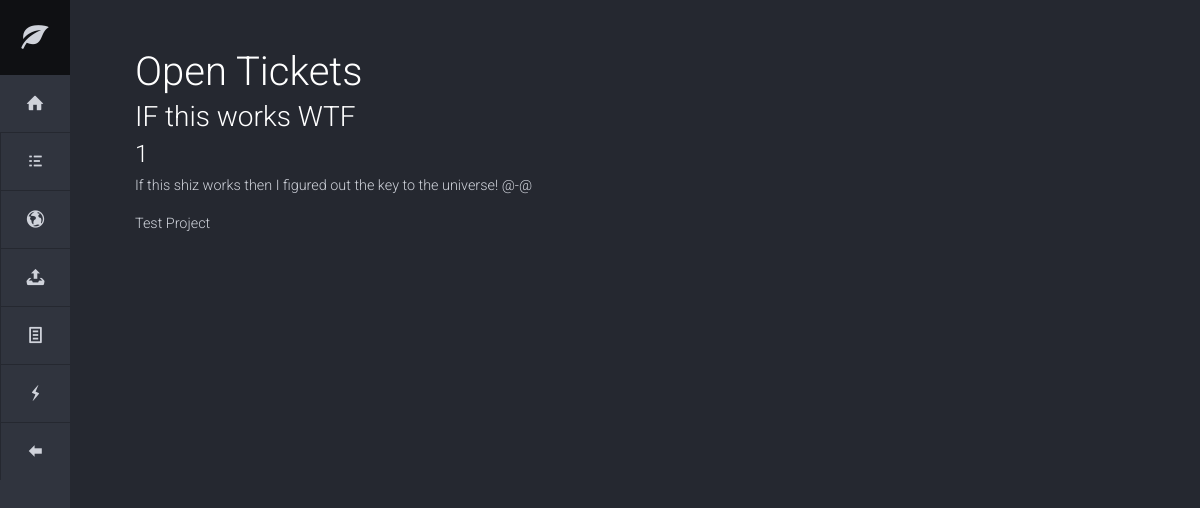
/projects/tickets/, run on an earlier commit of the app's database.
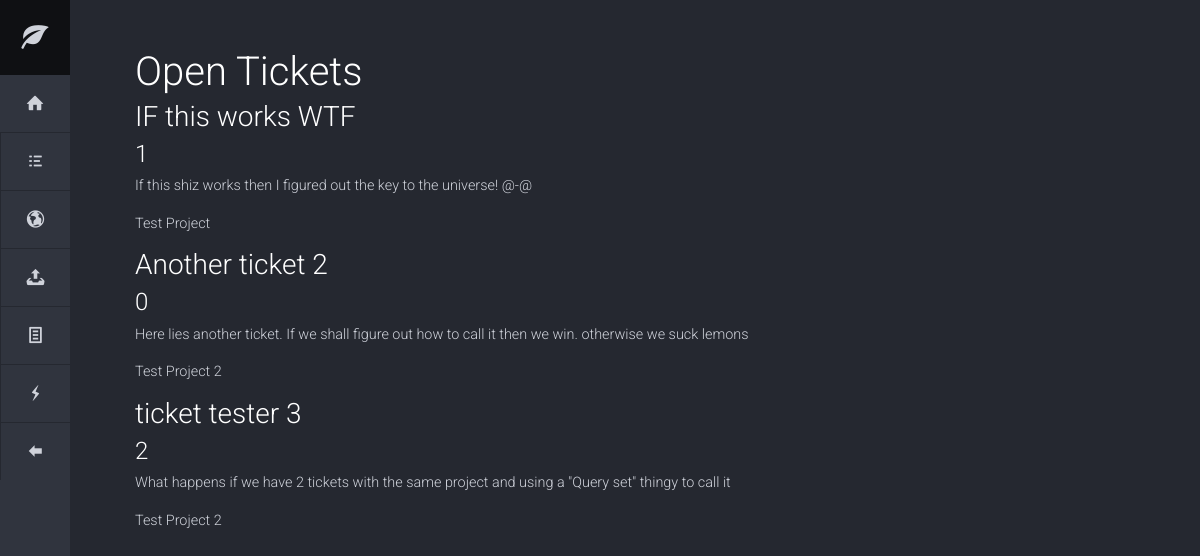
And on a later commit of the database.
### projects/models.py (models this page shows, shortened)
class Ticket(models.Model):
    title = models.CharField(max_length=20)
    class DifficultyLevel(models.IntegerChoices):
        EASY = 0, ('Easy')
        NORMAL = 1, ('Normal')
        HARD = 2, ('HARD')
    class StatusLevel(models.IntegerChoices):
        NOTSTARTED = 0, ('Not Started')
        PROGRESS = 1, ('In Progress')
        COMPLETED = 2, ('Completed')
    author = models.ForeignKey(
        get_user_model(),
        on_delete=models.CASCADE
    )
    dateCreated = models.DateTimeField(default=timezone.now)
    dateResolved = models.DateField(null=True, blank=True)
    difficulty = models.IntegerField(default=DifficultyLevel.EASY, choices=DifficultyLevel.choices)
    status = models.IntegerField(default=StatusLevel.NOTSTARTED, choices=StatusLevel.choices)
    project = models.ForeignKey(Project, on_delete=models.CASCADE)
    commentary = models.TextField(max_length=256)

class Project(models.Model):
    title = models.CharField(max_length=20)
    description = models.TextField(max_length=256)
    def __str__(self):
        return self.title

### projects/views.py (the view)
# urls.py: path('tickets/', TicketListView.as_view(), name='ticket_list'),
class TicketListView(ListView):
    template_name = 'tickets/ticket-list.html'
    model = Ticket

### templates/tickets/ticket-list.html (shortened to what this page needs)
{% extends 'icon-nav.html' %}
{% block content %}
    <h1>Open Tickets</h1>
    {% for ticket in ticket_list %}
        <h3>{{ ticket.title }}</h3>
        <h4>{{ ticket.status }}</h4>
        <p>{{ ticket.commentary }}</p>
        <p>{{ticket.project}}</p>
    {% endfor %}
{% endblock content %}

What changed in the data, as far as the page shows it:
added Ticket: title "Another ticket 2", status "0", commentary "Here lies another ticket. If we shall figure out how to call it then we win. otherwise we suck lemons", project "Test Project 2"
added Ticket: title "ticket tester 3", status "2", commentary "What happens if we have 2 tickets with the same project and using a \"Query set\" thingy to call it", project "Test Project 2"
